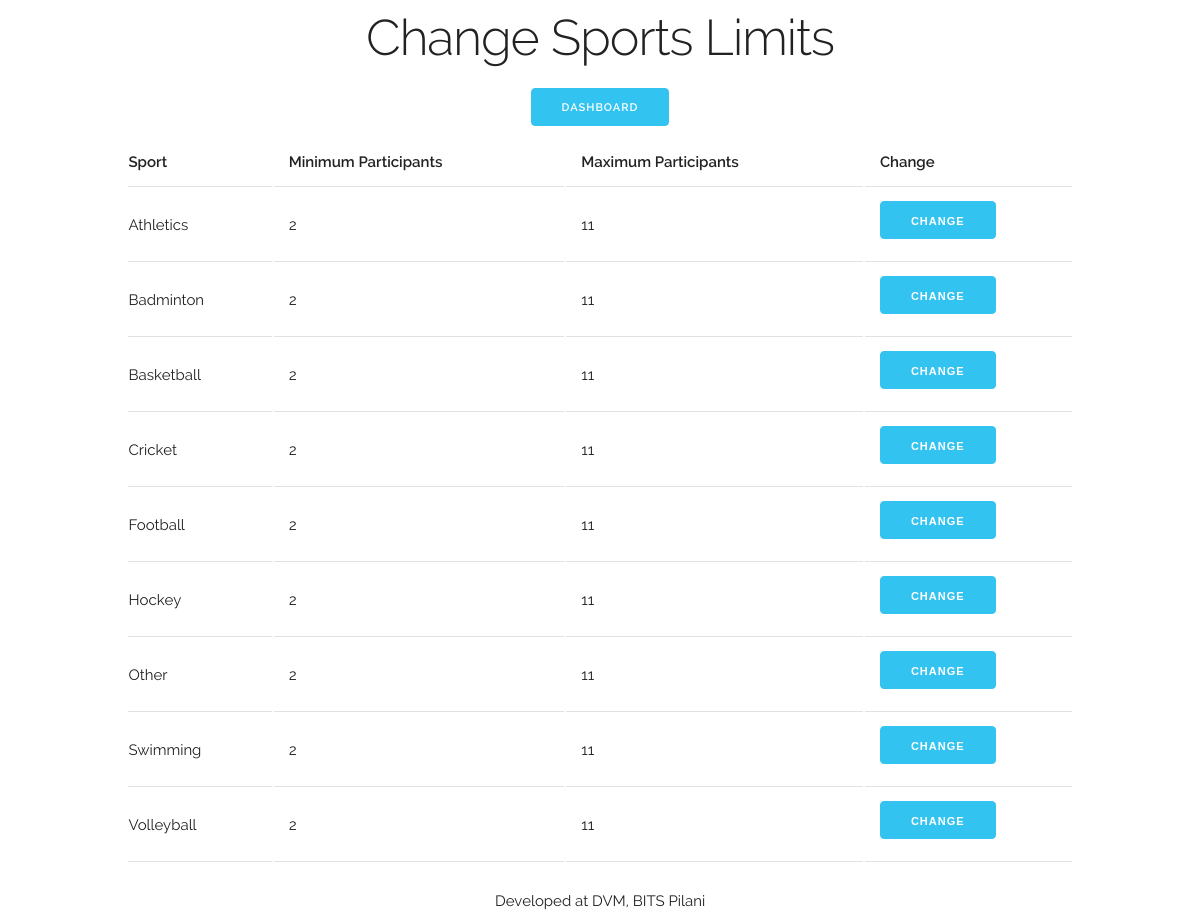
Screenshot of /pcradmin/sportlimit/select/ (signed in) with the database file from the repository.
### events/models.py (models this page shows, shortened)
class EventNew(models.Model):
    name = models.CharField(max_length=100,unique=True)
    content = RichTextField()
    description = models.CharField(blank=True,max_length=140)
    icon = models.ImageField(blank=True, upload_to="icons")
    date = models.CharField(max_length=100, default='TBA')
    time = models.CharField(max_length=100, default='TBA')
    venue = models.CharField(max_length=100, default='TBA')
    endtime = models.CharField(max_length=100, default='TBA')
    max_limit = models.IntegerField(default=11)
    min_limit = models.IntegerField(default=2)
    class Meta:
        verbose_name_plural = 'events'

### pcradmin/views.py (the view)
@staff_member_required
def sportlimit_select(request):
	events = EventNew.objects.order_by('name')
	return render(request, 'pcradmin/sport_select.html', {'events':events})

### pcradmin/templates/pcradmin/sport_select.html (shortened to what this page needs)
{% extends "pcradmin/base.html" %}
{% block body %}
<div class="container">
	<div class="row">
		<div class="twelve columns textcenter">
		<h1>Change Sports Limits </h1>
		<a href="{% url 'pcradmin:dashboard' %}" class="button button-primary">Dashboard</a>
			<form method="POST" action="../change/">
				<table class="u-full-width">
				<thead>
					<tr>
						<th>Sport</th>
						<th>Minimum Participants</th>
						<th>Maximum Participants</th>
						<th>Change</th>
					</tr>
				</thead>
				<tbody>
					{% for event in events %}
					<tr>
						<td>{{ event.name }}</td>
						<td>{{ event.min_limit }}</td>
						<td>{{ event.max_limit }}</td>
						<td><button class="button-primary" name="event" value="{{ event.id }}">Change</button></td>
					</tr>
					{% endfor %}
				</tbody>
				</table>
			</form>
		</div>
	</div>
</div>
{% endblock body %}

### pcradmin/templates/pcradmin/base.html (shortened to what this page needs)
{% load staticfiles %}
<!DOCTYPE html>
<html lang="en">
<head>
  <link rel="stylesheet" href="{% static 'pcradmin/css/skeleton.css' %}">
</head>
<body>
{% block body %}
{% endblock body %}
  <div class="container">
    <div class="row">
      <div class="twelve columns">
        <footer id="footer" class="textcenter">
          Developed at DVM, BITS Pilani
        </footer>
      </div>
    </div>
  </div>
</body>
</html>

### pcradmin/static/pcradmin/css/skeleton.css (style rules this page uses)
.textcenter { text-align: center; }
.container { position: relative; width: 100%; max-width: 960px; margin: 0 auto; padding: 0 20px; box-sizing: border-box; }
.column, .columns { width: 100%; float: left; box-sizing: border-box; }
@media (min-width: 400px) { .container { width: 85%; padding: 0; } }
@media (min-width: 550px) { .container { width: 80%; } }
@media (min-width: 550px) { .column, .columns { margin-left: 4%; } }
@media (min-width: 550px) { .column:first-child, .columns:first-child { margin-left: 0; } }
@media (min-width: 550px) { .twelve.columns { width: 100%; margin-left: 0; } }
html { font-size: 62.5%; }
body { font-size: 1.5em; line-height: 1.6; font-weight: 400; font-family: "Raleway", "HelveticaNeue", "Helvetica Neue", Helvetica, Arial, sans-serif; color: #222; }
h1, h2, h3, h4, h5, h6 { margin-top: 0; margin-bottom: 2rem; font-weight: 300; }
h1 { font-size: 4.0rem; line-height: 1.2; letter-spacing: -.1rem; }
@media (min-width: 550px) { h1 { font-size: 5.0rem; } }
a { color: #1EAEDB; }
.button, button, input[type="submit"], input[type="reset"], input[type="button"] { display: inline-block; height: 38px; padding: 0 30px; color: #555; text-align: center; font-size: 11px; font-weight: 600; line-height: 38px; letter-spacing: .1rem; text-transform: uppercase; text-decoration: none; white-space: nowrap; background-color: transparent; border-radius: 4px; border: 1px solid #bbb; cursor: pointer; box-sizing: border-box; }
.button.button-primary, button.button-primary, input[type="submit"].button-primary, input[type="reset"].button-primary, input[type="button"].button-primary { color: #FFF; background-color: #33C3F0; border-color: #33C3F0; }
th, td { padding: 12px 15px; text-align: left; border-bottom: 1px solid #E1E1E1; }
th:first-child, td:first-child { padding-left: 0; }
th:last-child, td:last-child { padding-right: 0; }
button, .button { margin-bottom: 1rem; }
pre, blockquote, dl, figure, table, p, ul, ol, form { margin-bottom: 2.5rem; }
.u-full-width { width: 100%; box-sizing: border-box; }
.container:after, .row:after, .u-cf { content: ""; display: table; clear: both; }

### rows the page displays
EventNew: name "Athletics", min_limit "2", max_limit "11", {{ event.id }} 5 (drawn)
EventNew: name "Badminton", min_limit "2", max_limit "11", {{ event.id }} 9 (drawn)
EventNew: name "Basketball", min_limit "2", max_limit "11", {{ event.id }} 3 (drawn)
EventNew: name "Cricket", min_limit "2", max_limit "11", {{ event.id }} 8 (drawn)
EventNew: name "Football", min_limit "2", max_limit "11"
EventNew: name "Hockey", min_limit "2", max_limit "11", {{ event.id }} 4 (drawn)
EventNew: name "Other", min_limit "2", max_limit "11", {{ event.id }} 1 (drawn)
EventNew: name "Swimming", min_limit "2", max_limit "11", {{ event.id }} 7 (drawn)
EventNew: name "Volleyball", min_limit "2", max_limit "11", {{ event.id }} 6 (drawn)
